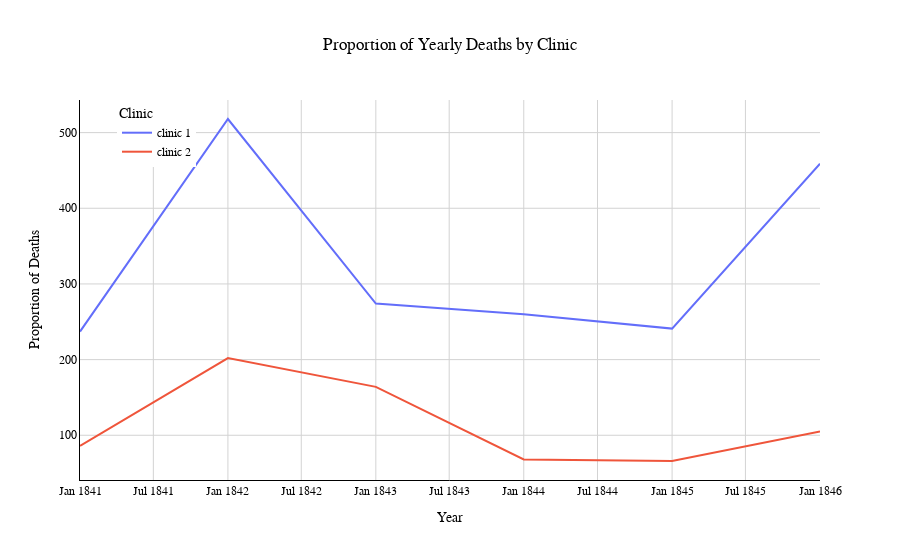

Here is the notebook cell this chart was saved with:
### Markdown cell above
## Yearly Deaths by Clinic

### Code cell
line = px.line(df_yearly,
               x="year",
               y="deaths",
               color="clinic",
               title="Proportion of Yearly Deaths by Clinic")

line.update_layout(
    plot_bgcolor='white',
    paper_bgcolor='white',
    title={
        'text': "Proportion of Yearly Deaths by Clinic",
        'x': 0.5,
        'xanchor': 'center'
    },
    xaxis=dict(
        title='Year',
        linecolor='black',
        showgrid=True,
        gridcolor='lightgrey'
    ),
    yaxis=dict(
        title='Proportion of Deaths',
        linecolor='black',
        showgrid=True,
        gridcolor='lightgrey'
    ),
    legend=dict(
        title='Clinic',
        x=0.05,
        y=1.0
    ),
    font=dict(
        family="Arial",
        size=12,
        color="black"
    )
)

line.show()

### Figure 1 — Plotly figure (JSON) as saved in the notebook; plotly's stock layout.template omitted (floating-point values rounded to 4 significant figures)
{"data": [{"hovertemplate": "clinic=clinic 1<br>year=%{x}<br>deaths=%{y}<extra></extra>", "legendgroup": "clinic 1", "line": {"color": "#636efa", "dash": "solid"}, "marker": {"symbol": "circle"}, "mode": "lines", "name": "clinic 1", "orientation": "v", "showlegend": true, "type": "scatter", "x": ["1841-01-01T00:00:00", "1842-01-01T00:00:00", "1843-01-01T00:00:00", "1844-01-01T00:00:00", "1845-01-01T00:00:00", "1846-01-01T00:00:00"], "xaxis": "x", "y": [237, 518, 274, 260, 241, 459], "yaxis": "y"}, {"hovertemplate": "clinic=clinic 2<br>year=%{x}<br>deaths=%{y}<extra></extra>", "legendgroup": "clinic 2", "line": {"color": "#EF553B", "dash": "solid"}, "marker": {"symbol": "circle"}, "mode": "lines", "name": "clinic 2", "orientation": "v", "showlegend": true, "type": "scatter", "x": ["1841-01-01T00:00:00", "1842-01-01T00:00:00", "1843-01-01T00:00:00", "1844-01-01T00:00:00", "1845-01-01T00:00:00", "1846-01-01T00:00:00"], "xaxis": "x", "y": [86, 202, 164, 68, 66, 105], "yaxis": "y"}], "layout": {"font": {"color": "black", "family": "Arial", "size": 12}, "legend": {"title": {"text": "Clinic"}, "tracegroupgap": 0, "x": 0.05, "y": 1}, "paper_bgcolor": "white", "plot_bgcolor": "white", "title": {"text": "Proportion of Yearly Deaths by Clinic", "x": 0.5, "xanchor": "center"}, "xaxis": {"anchor": "y", "domain": [0, 1], "gridcolor": "lightgrey", "linecolor": "black", "showgrid": true, "title": {"text": "Year"}}, "yaxis": {"anchor": "x", "domain": [0, 1], "gridcolor": "lightgrey", "linecolor": "black", "showgrid": true, "title": {"text": "Proportion of Deaths"}}}}
